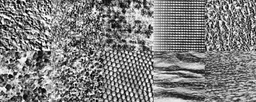
#> input picture Statistical Learning Theory 2020/texture.png, 256 x 102 px, shrunk from 640 x 256 before the run
$ jupyter execute --allow-errors slt-ce-3.ipynb   (shell and % lines are left out)
#> lines starting #> are read from the running program, lines starting #| are printed output that depends on the picture
legi: 16-352-137

# SLT-CE-3: Histogram Clustering

In this coding exercise you will apply histogram clustering (HC) in order to segment an image. You will implement two different methods (maximum a posterior (MAP) and deterministic annealing (DA)) in order to predict the clusters membership for each pixel.

<h2 style="background-color:#f0b375;"> References </h2>

[1] Histogram clustering for unsupervised image segmentation: http://ieeexplore.ieee.org/document/784981/

[2] Lecture Slides 5: https://ml2.inf.ethz.ch/courses/slt/lectures/slt20_lecture05.pdf

[3] Lecture script: https://ml2.inf.ethz.ch/courses/slt/tutorials/SLT_Script.pdf chapter 2.7

<h2 style="background-color:#f0b375;"> Setup </h2>

[cell 1]
import scipy
import sklearn as skl
import matplotlib.pyplot as plt
import numpy as np
import time
import math

from sklearn.utils.validation import check_is_fitted
from matplotlib.image import imread

from skimage.filters import gabor_kernel
print(np.__version__)

## Texture and corresponding label map
(This texture is used to fit your model.)

[cell 2]
texture = imread("texture.png")
#> texture is the input picture: shape (102, 256) float32; min 0, max 1, mean 0.498

patch_grid_shape = (2,5)
patch_shape = (128,128)
label_map = np.ones(texture.shape)
for patch in range(np.prod(patch_grid_shape)):
    i, j = np.unravel_index(patch, patch_grid_shape)
    label_map[patch_shape[0] * i : patch_shape[0] * (i + 1), \
              patch_shape[1] * j : patch_shape[1] * (j + 1)] = np.ravel_multi_index((i,j), patch_grid_shape)

plt.imshow(texture)
plt.title("Textures")
plt.figure()
plt.imshow(label_map, cmap="tab20")
plt.title("Labels")
plt.show()
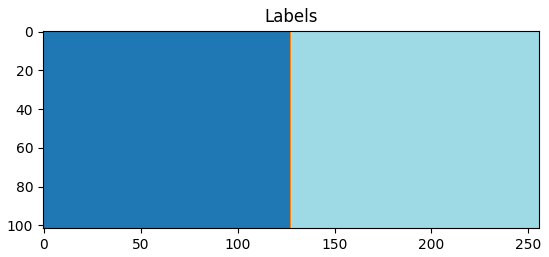
#> figure drawn by matplotlib, 1 panel

## Permuted texture and label map
(The permuted texture is used for the prediction)

[cell 3]
perm_patch_grid_shape = tuple(i * 2 for i in patch_grid_shape)
perm_patch_shape = tuple(i//2 for i in patch_shape)
n_perm_patches = np.prod(patch_grid_shape) * 4

np.random.seed(5)
perm = np.random.permutation(n_perm_patches)

perm_texture = np.ones(texture.shape)
perm_label_map = np.ones(texture.shape)

#> (the rest of this cell did not finish here and is left out)

<h2 style="background-color:#f0b375;">
Section 4.0
<span style=font-size:50%> Complete all problems in this section to get a pass on this exercise. </span>
</h2>

<p style="background-color:#adebad;">
    Read the references and recapitulate the parameter estimation formulas for both, Maximum a Posteriori estimation and Deterministic Annealing (DA) estimation. In particular, write down how equation (5) in reference [1] looks for the case of DA (using the notation of reference [1]). Hint: try to reformulate $\hat P(y|c)$ in terms of $\hat P(c|x)$ and use the maximum entropy principle to find an expression for $\hat P(c|x)$.
</p>

In case of MAP:

$\hat{P}(x) = \frac{n(x)}{\sum_{x'\in \mathbb{X}} n(x')}, \; \hat{P}(y|x) = \frac{n(x, y)}{n(x)}$

$\hat{P}(y|c) = \sum_{x: \hat{c}(x)=c}\frac{n(x)}{\sum_{x':\hat{c}(x')=c} n(x')}\hat{P}(y|x)$

$\hat{c}(x)=arg\min_a\{-\sum_{y\in\mathbb{Y}\hat{P}(y|x}\log\hat{P}(y|a)-\log P(\hat{c}_a^x)\}$

In the case of DA, equation (5) becomes $\hat{P}(y|c)=\frac{\sum_i P(c|x)\hat{P}(y|x)}{\sum_i P(c|x)}$, where $P(c|x)=\frac{\exp(-h(a,x;\hat{\theta})/T)}{\sum_{b=1}^K \exp(-h(b,x;\hat{\theta})/T)}$, $h(a,x;\hat{\theta})=n(x)D_{\text{KL}}[\hat{P}(\cdot|x)||\hat{P}(\cdot|a)]$ (derivation analogously to the task 3 from the Exercise 6, where words $w$ become $x$, verbs $b$ become features $y$ and clusters are denoted as $c$ instead of $k$)

[cell 4]
np.shape(texture)[0]
print(texture)
#> (printed output is left out)

[cell 5]
class HistogramClustering(skl.base.BaseEstimator, skl.base.TransformerMixin):
    """Template class for HistogramClustering (HC)

    Attributes:
        centroids (np.ndarray): Array of centroid distributions p(y|c) with shape (n_clusters, n_bins).

    Parameters:
        n_clusters (int): Number of clusters (textures).
        n_bins (int): Number of bins used to discretize the range of pixel values found in input image X.
        window_size (int): Size of the window used to compute the local histograms for each pixel.
                           Should be an odd number larger or equal to 3.
        random_state (int): Random seed.
        estimation (str): Whether to use Maximum a Posteriori ("MAP") or
                          Deterministic Annealing ("DA") estimation.
    """

    def __init__(self, n_clusters=10, n_bins=64, window_size=7, random_state=42, estimation="MAP"):
#> called with n_clusters = 10, n_bins = 64, window_size = 7, random_state = 42, estimation = 'MAP'
        self.n_clusters = n_clusters
        self.n_bins =n_bins
        self.window_size = window_size
        self.random_state = random_state
        self.estimation = estimation
        # Add more parameters, if necessary.
        self.centroids = np.empty((self.n_clusters, self.n_bins))
        for i in range(self.n_clusters):
            self.centroids[i, :] = np.random.random((self.n_bins))
            self.centroids[i, :] /= np.sum(self.centroids[i, :])

    def create_kernels(self): # Used code from https://scikit-image.org/docs/dev/auto_examples/features_detection/plot_gabor.html
        # Function isn't used
        # prepare filter bank kernels
        kernels = []
        for theta in range(4):
            theta = theta / 4. * np.pi
            for sigma in (1, 3):
                for frequency in (0.05, 0.25):
                    kernel = np.real(gabor_kernel(frequency, theta=theta,
                                                  sigma_x=sigma, sigma_y=sigma,
                                                  n_stds=self.window_size/float(sigma)))
                    kernels.append(kernel)


    def create_hist(self, img):
        """Create histogram of pixels
        Returns histogram p(y|x) and sums n(x)
        """
        (h, w) = np.shape(img)
#> h = 102; w = 256
        hist = np.zeros((h, w, self.n_bins))
        n = np.empty_like(img)
        hist_all, bin_edges = np.histogram(img, self.n_bins)
#> hist_all = 64 values, max 646 at index 27, min 54 at index 1, mean 408; bin_edges = 65 values from 0 to 1
        dif = (self.window_size - 1) / 2
        for i in range(h):
            for j in range(w):
                a = int(np.clip(i-dif, 0, h-1))
                b = int(np.clip(i+dif, 0, h-1))
                c = int(np.clip(j-dif, 0, w-1))
                d = int(np.clip(j+dif, 0, w-1))
                hist[i, j, :] = np.histogram(img[a:(b+1),c:(d+1)], bin_edges,
                                             density=False)[0]
                n[i, j] = (b - a + 1) * (d - c + 1)
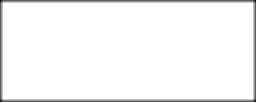
#> n: shape (102, 256) float32; min 16, max 49, mean 47.9; drawn with min black and max white

        return hist, n

    def fit(self, X):
        """Compute HC for input image X

        Compute centroids.

        Args:
            X (np.ndarray): Input array with shape (height, width)

        Returns:
            self
        """

        if self.estimation == "MAP":
            # Code for Maximum a Posteriori estimation
            t1 = time.time()
            hist, n = self.create_hist(X)
            #hist, n = hist, n
            print(time.time()-t1)
            C = np.zeros(np.shape(X))
            loss = -100
            delta_loss = 100
            epsilon = 1e-3
            iteration = 0
            while (abs(loss) > epsilon) and (iteration < 50):

                # Maximization (6)
                res = []
                for a in range(0, self.n_clusters):
                    aux = np.zeros(np.shape(X))
                    for k in range(self.n_bins):
                        l = np.log(self.centroids[a,k])
                        if np.isfinite(l):
                             aux += l * hist[:,:,k] / n[:,:]
                    res.append(-aux)
                C = np.argmin(res, axis=0)
                #print(time.time() - t1)

                # Expectation (5)
                self.centroids = np.zeros((self.n_clusters, self.n_bins))
                for i in range(self.n_clusters):
                    indices = np.argwhere(C == i)
                    sum_n = 0
                    for ind in indices:
                        self.centroids[i, :] += hist[ind[0], ind[1]]
                        sum_n += n[ind[0], ind[1]]
                    self.centroids[i, :] /= sum_n
                print(time.time() - t1)

                # Loss calculation (3)
                loss_old = loss
                loss = 0
                # [5 lines of commented-out code are left out]
                for k in range(self.n_bins):
                    #c = C[i, j]
                    a = hist[:,:,c] * np.log(self.centroids[C[:,:],k])
                    #if (not math.isnan(a)):
                    #print("sum {}".format(np.sum(a[np.isfinite(a)])))
                    loss += np.sum(a[np.isfinite(a)]) #np.nansum(a)
                    delta_loss = loss - loss_old
                print('Iteration {}, loss {}'.format(iteration, loss))
                iteration += 1
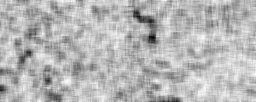
#> aux: shape (102, 256) float64; min -5.01, max -3.94, mean -4.24; drawn with min black and max white
#> after the loop, iteration = 0

        elif self.estimation == "DA":
            pass
            # Code for Deterministic Annealing estimation

        return self

    def predict(self, X):
        """Predict cluster assignments for each pixel in image X.

        Args:
            X (np.ndarray): Input array with shape (height, width)

        Returns:
            C (np.ndarray): Assignment map (height, width)
        """
        check_is_fitted(self, ["centroids"])
        hist, n = self.create_hist(X)
#> in create_hist (call 3), `hist_all, bin_edges = np.histogram(img, self.n_bins)`: img: shape (102, 256) float64; every value is 1
        # Your code goes here
        res = []
        C = np.zeros(np.shape(X))
        for a in range(0, self.n_clusters):
            aux = np.zeros(np.shape(X))
            for k in range(self.n_bins):
                l = np.log(self.centroids[a,k])
                if np.isfinite(l):
                     aux += l * hist[:,:,k] / n[:,:]
            res.append(-aux)
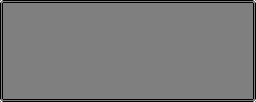
#> aux: shape (102, 256) float64; min -3.57, max -3.57, mean -3.57; drawn with min black and max white
#> after the loop, res = 10 items
        C = np.argmin(res, axis=0)
#> C: shape (102, 256) int64; every value is 9

        return C

    def generate(self, C):
        """Generate a sample image X from a texture label map C.

        The entries of C are integers from the set {1,...,n_clusters}. They represent the texture labels
        of each pixel. Given the texture labels, a sample image X is generated by sampling
        the value of each pixel from the fitted p(y|c).

        Args:
            C (np.ndarray): Input array with shape (height, width)

        Returns:
            X (np.ndarray): Sample image (height, width)
        """
        check_is_fitted(self, ["centroids"])

        # Your code goes here
        X = 0
        return X

<p style="background-color:#adebad;">
Implement the "MAP" part of the <b>fit method</b> for the template class HistogramClustering, according to the contract outlined in its docstring. You can add more class methods if necessary. Create an instance of your HC class with n_clusters = 10 and fit the image texture. Record the execution time.
</p>

[cell 6]
HC = HistogramClustering()
hist, n = HC.create_hist(texture)

[cell 7]
HC = HistogramClustering()
#> (the rest of this cell did not finish here and is left out)

<h2 style="background-color:#f0b375;">
Section 4.5
<span style=font-size:50%> Complete all problems in this and previous sections to get a grade of 4.5 </span>
</h2>

<p style="background-color:#adebad;">
    <ul style="background-color:#adebad;">
        <li> Implement the <b>predict method</b> for the template class HC, according to the contract outlined in its docstring.
        </li>
        <li>
            Use HC.predict to predict the texture labels of perm_texture. Plot the predicted label map.
        </li>
    </ul>
</p>

[cell 8]
predicted_perm_label_map = HC.predict(perm_texture)

[cell 9]
# Plot of predicted label map
plt.imshow(predicted_perm_label_map, cmap="tab20")
plt.title("Permuted Labels")
plt.show()

<p style="background-color:#adebad;">
    Plot a confusion matrix for your predictions, using the perm_label_map. Make sure to permute the texture labels appropriately, so that they are in correpondence with the true labels (see Hungarian algortihm to find the best match).
</p>

[cell 10]
import numpy as np
import matplotlib
import matplotlib.pyplot as plt

def plot_confusion(conf_matrix, title="Confusion matrix"):
    true = range(np.shape(conf_matrix)[0])
    predicted =  range(np.shape(conf_matrix)[0])

    fig, ax = plt.subplots()
    im = ax.imshow(conf_matrix)

    # We want to show all ticks...
    ax.set_xticks(np.arange(len(true)))
    ax.set_yticks(np.arange(len(predicted)))
    # ... and label them with the respective list entries
    ax.set_xticklabels(true)
    ax.set_yticklabels(predicted)

    # Rotate the tick labels and set their alignment.
    plt.setp(ax.get_xticklabels(), rotation=45, ha="right",
             rotation_mode="anchor")

    # Loop over data dimensions and create text annotations.
    for i in range(len(true)):
        for j in range(len(predicted)):
            text = ax.text(j, i, conf_matrix[i, j],
                           ha="center", va="center", color="w")

    ax.set_title(title)
    fig.tight_layout()
    plt.show()

[cell 11]
# Confusion matrix
from sklearn.metrics import confusion_matrix
from scipy.optimize import linear_sum_assignment
def get_confusion_and_accuracy(perm_label_map, predicted_perm_label_map,
                               n_clusters=10, n_bins=64):
#> called with n_clusters = 10, n_bins = 64
    h = np.shape(predicted_perm_label_map)[0]
#> h = 102
    w = np.shape(predicted_perm_label_map)[1]
#> w = 256
    perm_label_map = perm_label_map.astype(int)
#> perm_label_map: shape (102, 256) int64; every value is 1
    err_matrix = np.zeros((n_clusters, n_clusters))
    count_1 = [np.count_nonzero(perm_label_map==i) for i in range(n_clusters)]
#> count_1 = [0, 26112, 0, 0, 0, 0, 0, 0, 0, 0]
    count_2 = [np.count_nonzero(predicted_perm_label_map==i) for i in range(n_clusters)]
#> count_2 = [0, 0, 0, 0, 0, 0, 0, 0, 0, 26112]
    err_matrix1 = -confusion_matrix(perm_label_map.flatten(),
                                   predicted_perm_label_map.flatten())
#> err_matrix1 = [[0, -26112], [0, 0]]
    #plot_confusion(err_matrix1
    print(err_matrix1)
#| [[     0 -26112]
#|  [     0      0]]
    print(np.matrix.trace(err_matrix1))
#| 0

    for i in range(n_clusters):
        for j in range(n_clusters):
            err_matrix[i, j] = abs(count_1[i] - count_2[j])
    row_ind, col_ind = linear_sum_assignment(err_matrix1)
#> row_ind = [0, 1]; col_ind = [1, 0]
    print(err_matrix1[row_ind, col_ind])
#| [-26112      0]
    best_predicted_perm_label_map = np.zeros((h, w))
    # Replace predicted labels with new
    print(row_ind)
#| [0 1]
    print(col_ind)
#| [1 0]
    for i in range(h):
        for j in range(w):
            best_predicted_perm_label_map[i,j] = int(col_ind[perm_label_map[i,j]])
#> best_predicted_perm_label_map: shape (102, 256) float64; every value is 0
            #print(best_predicted_perm_label_map[i,j])
    conf_matrix = confusion_matrix(perm_label_map.flatten(),
                                   best_predicted_perm_label_map.flatten())
#> conf_matrix = [[0, 0], [26112, 0]]
    acc = 100*np.matrix.trace(conf_matrix)/np.sum(conf_matrix)
#> acc = 0
    print(np.matrix.trace(conf_matrix))
#| 0
    return acc, conf_matrix

[cell 12]
acc, conf_matrix =  get_confusion_and_accuracy(perm_label_map, predicted_perm_label_map,
                               HC.n_clusters, HC.n_bins)
#> acc = 0; conf_matrix = [[0, 0], [26112, 0]]
print("Accuracy={}%".format(acc))
#| Accuracy=0.0%
plot_confusion(conf_matrix)
#> in plot_confusion, `plt.show()`:
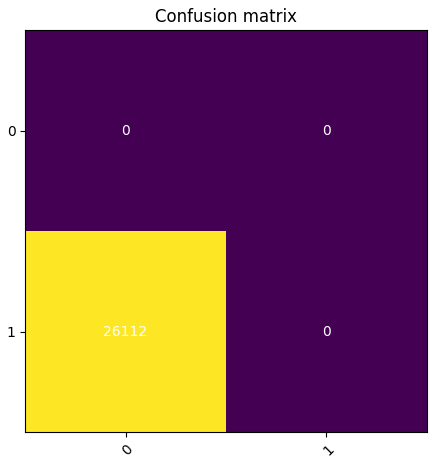
#> figure drawn by matplotlib, 1 panel

[cell 13]
print(perm_label_map)
#> (printed output is left out)

<p style="background-color:#adebad;">
    Using n_clusters=10, fit HC with all combinations of n_bins = 16, 32, 64 and window_size = 7, 9, 11.
    For each setting compute the accuracy of the prediction on perm_texture. Show the results in a 3x3 matrix and label the axes properly.
</p>

[cell 14]
# 3x3 Matrix with accuracy scores of the different parameter combination
n_clusters = 10
h = np.shape(texture)[0]
#> h = 102
w = np.shape(texture)[1]
#> w = 256
bins_list = (16, 32, 64)
windows_list =(7, 9, 11)

predicted_perm_label_map = np.zeros((len(bins_list), len(windows_list), h, w))
acc = np.zeros((len(bins_list), len(windows_list)))

#> (the rest of this cell did not finish here and is left out)

[cell 15]
fig, ax = plt.subplots()
im = ax.imshow(acc)

# We want to show all ticks...
ax.set_xticks(np.arange(len(bins_list)))
ax.set_yticks(np.arange(len(windows_list)))
# ... and label them with the respective list entries
#> (the rest of this cell did not finish here and is left out)

<p style="background-color:#adebad;">
    For each setting plot the prediction (i.e. the clustering) of the texture (perm_texture) itself. Arrange the plots next to each other in a grid and label them properly.
    </p>

[cell 16]
# Cluster predictions (9 plots arranged in a 3x3 grid)

fig, axs = plt.subplots(2, 2)
#> (the rest of this cell did not finish here and is left out)

<h2 style="background-color:#f0b375;">
Section 5
<span style=font-size:50%> Complete all problems in this and previous sections to get a grade of 5 </span>
</h2>

<ul style="background-color:#adebad;">
        <li> Implement the <b>generate method</b> for the template class HC, according to the contract outlined in its docstring.
        </li>
        <li>
        Use HC.generate to generate ten 128x128 patches, one for each texture. Plot the generated textures next to the ground truth textures.
        </li>
    </ul>

[cell 17]
C1 = np.ones(patch_shape) * 0
X1 = HC.generate(C1)

# C2, C3, etc. You can also use a more suitable data structure to loop over the textures.

# Generated texture plot

<h2 style="background-color:#f0b375;">
Section 5.5
<span style=font-size:50%> Complete all problems in this and previous sections to get a grade of 5.5 </span>
</h2>

<ul style="background-color:#adebad;">
    <li>
        Use k-means clustering to cluster the pixels of the texture (perm_texture). Set n_clusters=10, and use the local histogram vectors as features. Compare the predicted label map with k-means with the predicted label map obtained by HC.
    </li>
</ul>

[cell 18]
# Predicted label map for k-means
from sklearn.cluster import KMeans
features, _ = HC.create_hist(texture)
features = np.reshape(features, (np.shape(features)[0]*np.shape(features)[1],
                                 np.shape(features)[2]))
pred_kmeans = KMeans(n_clusters=10, random_state=42).fit_predict(features)
pred_kmeans = np.reshape(pred_kmeans, np.shape(texture))
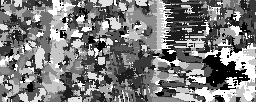
#> pred_kmeans: shape (102, 256) int32; min 0, max 9, mean 4.39; drawn with min black and max white

[cell 19]
# Predicted label map for HC
HC = HistogramClustering()
#> (the rest of this cell did not finish here and is left out)

#> after the loop in fit, `while (abs(loss) > epsilon) and (iteration < 50):`:
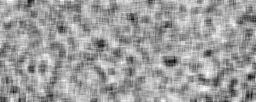
#> aux: shape (102, 256) float64; min -5.05, max -3.96, mean -4.38; drawn with min black and max white
#> after the loop in fit, `while (abs(loss) > epsilon) and (iteration < 50):`: iteration = 0
pred_hc = HC.predict(perm_texture)

[cell 20]
plt.figure(1)
plt.imshow(pred_kmeans, cmap="tab20")
plt.title("K-means")
plt.figure(2)
plt.imshow(pred_kmeans, cmap="tab20")
plt.title("Histogram")
plt.show()

<ul style="background-color:#adebad;">
    <li>
        Moreover, plot and compare the confusion matrices for both, K-means, and HC.
    </li>
</ul>

#> (a cell that did not finish here is left out)

<ul style="background-color:#adebad;">
        <li>
Plot the centroid histograms $\hat P(y|c)$ after fitting the texture image, one centroid histogram for every texture image. Compare them to the empirical histograms (i.e. show them both in one plot).
        </li>
    </ul>

#> (a cell that did not finish here is left out)

#> (a cell that did not finish here is left out)

[cell 24]
plt.figure(1)
plt.imshow(pred_kmeans, cmap="tab20")
plt.title("K-means")
plt.figure(2)
plt.imshow(pred_kmeans, cmap="tab20")
plt.title("Histogram")
plt.show()

<ul style="background-color:#adebad;">
    <li>
        Moreover, plot and compare the confusion matrices for both, K-means, and HC.
    </li>
</ul>

#> (a cell that did not finish here is left out)

<ul style="background-color:#adebad;">
        <li>
Plot the centroid histograms $\hat P(y|c)$ after fitting the texture image, one centroid histogram for every texture image. Compare them to the empirical histograms (i.e. show them both in one plot).
        </li>
    </ul>

#> (a cell that did not finish here is left out)

<h2 style="background-color:#f0b375;">
Section 6.0
<span style=font-size:50%> Complete all problems in this and previous sections to get a grade of 6.0 </span>
</h2>

<ul style="background-color:#adebad;">
        <li>
        Implement the "DA" part of HC.fit.
        </li>
    </ul>

[cell 27]
HC = HistogramClustering(estimation="DA")
